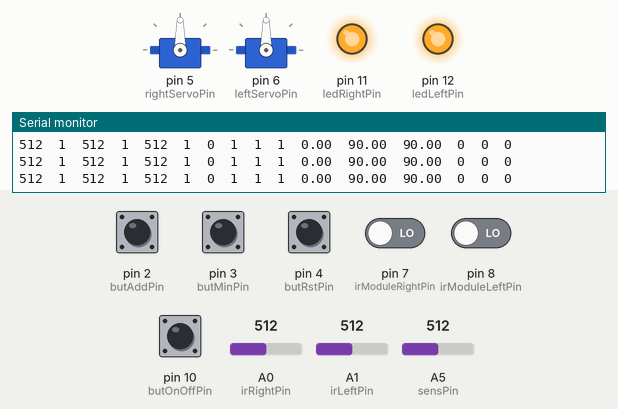
The sketch below on a simulated Arduino Uno, built with avr-gcc and run on an emulated ATmega328P. Shown: 2 × servo, output pins drawn as LEDs (lit = HIGH), the last lines printed to the serial monitor. The test bench sets the inputs (shaded band); at power-on: pin 2 (butAddPin), pin 3 (butMinPin), pin 4 (butRstPin), pin 10 (butOnOffPin) HIGH, pin 7 (irModuleRightPin), pin 8 (irModuleLeftPin) LOW, A0 (irRightPin) = 512, A1 (irLeftPin) = 512, A5 (sensPin) = 512.

Above: at 1.2 s.
1.3 s: A0 (irRightPin) set to 500
At 2.3 s:
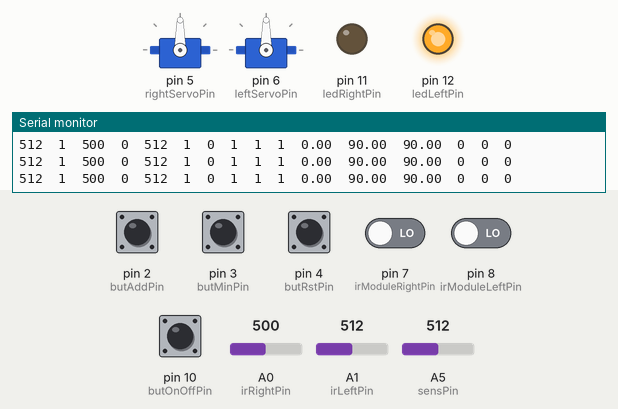
2.8 s: A1 (irLeftPin) set to 495
At 4.0 s:
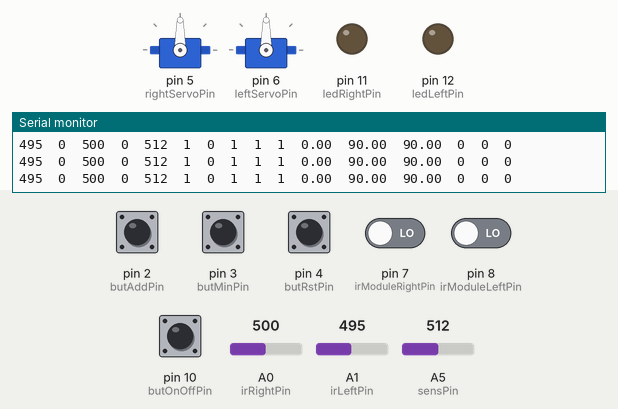
4.3 s: A0 (irRightPin) set to 1023
At 5.2 s:
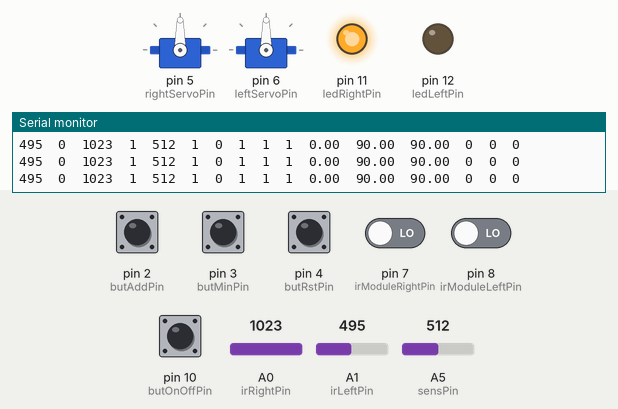
5.8 s: pin 10 (butOnOffPin) pulled LOW for 0.15 s
At 6.9 s:
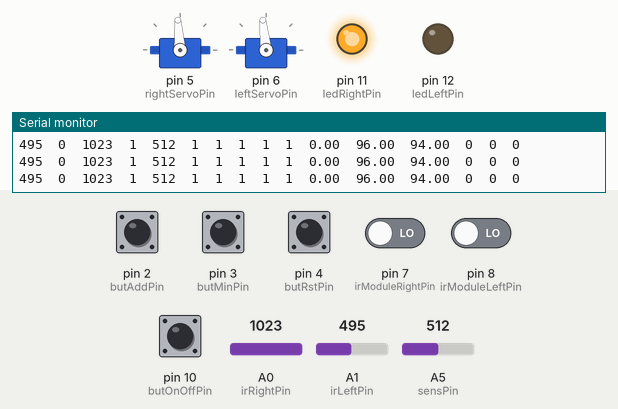
8.9 s: A5 (sensPin) set to 485
At 9.7 s:
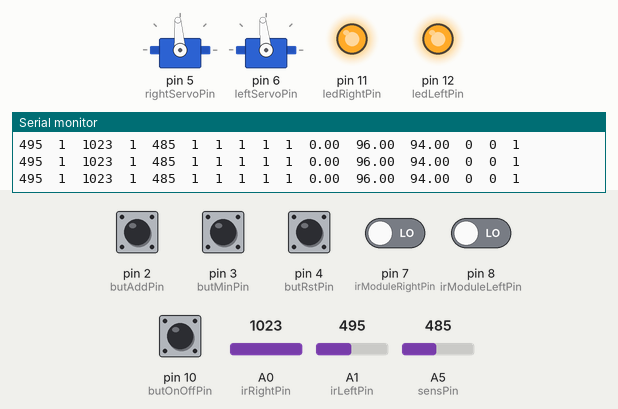
11.9 s: pin 7 (irModuleRightPin) driven HIGH
At 12.4 s:
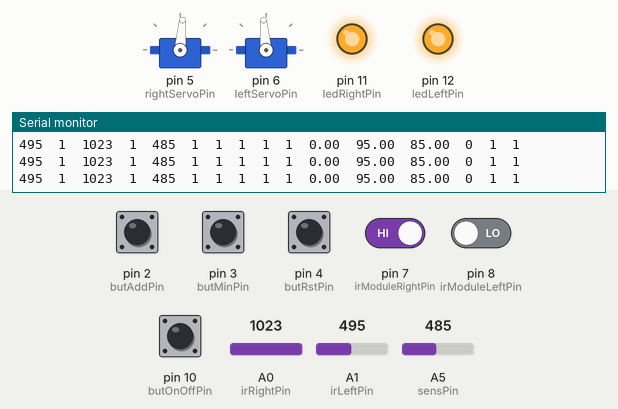
Timing chart, 0 to 14.4 s (numbered marks = the images above; inputs shaded):
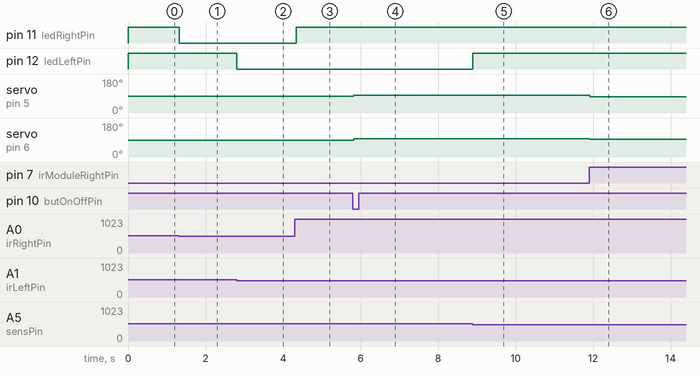

Measured:
- the behaviour switches between 512 and 511 on A0 (irRightPin) (found by bisection; images 0 and 1)
- the behaviour switches between 512 and 511 on A1 (irLeftPin) (found by bisection; images 1 and 2)
- the behaviour switches between 496 and 495 on A5 (sensPin) (found by bisection; images 4 and 5)
- after the input at 1.3 s, pin 11 (ledRightPin): HIGH → LOW at once
- after the input at 2.8 s, pin 12 (ledLeftPin): HIGH → LOW at once
- after the input at 4.3 s, pin 11 (ledRightPin): LOW → HIGH at once
- after the input at 5.8 s, servo on pin 5 (rightServoPin): 90° → 94° at once; servo on pin 6 (leftServoPin): 90° → 96° at once
- after the input at 8.9 s, pin 12 (ledLeftPin): LOW → HIGH at once
- after the input at 11.9 s, servo on pin 5 (rightServoPin): 94° → 85° at once; servo on pin 6 (leftServoPin): 96° → 95° at once

The sketch:

MARK-3-TASK-12-N-13-TEST--FINAL--SIMPLE.ino
```cpp
#include <Servo.h>

Servo rightServo;
#define rightServoPin 5
const float rightSpdStp = 90 ;
float rightSpd = rightSpdStp; // "90" is the input number at which the Servo doesn't move in either direction.

Servo leftServo;
#define leftServoPin 6
const float leftSpdStp = 90;
float leftSpd = leftSpdStp;

#define sensPin A5
int sensLvlRaw;

#define irRightPin A0
int valueRight;
#define ledRightPin 11
bool ledSwitchRight = 0; //active low (WHITE = LOW)

#define irLeftPin A1
int valueLeft;
#define ledLeftPin 12
bool ledSwitchLeft = 0; //active low (WHITE = LOW)

#define butOnOffPin 10 //active low
bool butOnOffState = 1;
bool lastButOnOffState = 1;
bool onOff = 0; //Variable to toggle on/off for the running of the main program. Default off.

#define butAddPin 2 // button to increase overall speeds. Active low.
bool butAddState = 1;
bool lastButAddState = 1;
#define butMinPin 3 // button to decrease overall speeds.
bool butMinState = 1;
bool lastButMinState = 1;
#define butRstPin 4 // button to reset to default speeds.
bool butRstState = 1;
bool lastButRstState = 1;
float spdOffset = 0; //speed offset from default.

#define irModuleRightPin 7
bool irModuleRightRead; //active low
#define irModuleLeftPin 8
bool irModuleLeftRead; //active low

bool part2Toggle = 0;

void setup() {
  // put your setup code here, to run once:
  Serial.begin(9600);
  rightServo.attach(rightServoPin);
  leftServo.attach(leftServoPin);

  pinMode(sensPin, INPUT);
  pinMode(irRightPin, INPUT);
  pinMode(ledRightPin, OUTPUT);
  pinMode(irLeftPin, INPUT);
  pinMode(ledLeftPin, OUTPUT);

  pinMode(butOnOffPin, INPUT_PULLUP);

  pinMode(butAddPin, INPUT_PULLUP);
  pinMode(butMinPin, INPUT_PULLUP);
  pinMode(butRstPin, INPUT_PULLUP);

  //Mark 3:
  pinMode(irModuleRightPin, INPUT);
  pinMode(irModuleLeftPin, INPUT);
}

void loop() {
  // put your main code here, to run repeatedly:
  //Reading:
  sensLvlRaw=analogRead(sensPin);

  valueRight = analogRead(irRightPin);//analogRead(irRightPin);
  valueLeft = analogRead(irLeftPin);

  butOnOffState = digitalRead(butOnOffPin);
  butAddState = digitalRead(butAddPin);
  butMinState = digitalRead(butMinPin);
  butRstState = digitalRead(butRstPin);

  irModuleRightRead = digitalRead(irModuleRightPin);
  irModuleLeftRead = digitalRead(irModuleLeftPin);

  //Code:
  if (valueRight<sensLvlRaw)
  {
    ledSwitchRight = 0;
  }
  else
  {
    ledSwitchRight = 1;
  }
  if (valueLeft<sensLvlRaw)
  {
    ledSwitchLeft = 0;
  }
  else
  {
    ledSwitchLeft = 1;
  }
  digitalWrite(ledRightPin, ledSwitchRight);
  digitalWrite(ledLeftPin, ledSwitchLeft);

  if (butOnOffState == LOW)
  {
    if (butOnOffState !=lastButOnOffState)
    {
      onOff = !onOff;
    }
  }
  lastButOnOffState = butOnOffState;

  if (butRstState == LOW)
  {
    if (butRstState != lastButRstState)
    {
      spdOffset = 0;
    }
   }
  lastButRstState = butRstState;

  if (butAddState == LOW)
  {
    if (butAddState != lastButAddState)
    {
      spdOffset ++;
    }
  }
 lastButAddState = butAddState;

 if (butMinState == LOW)
 {
    if (butMinState != lastButMinState)
    {
      spdOffset --;
    }
 }
 lastButMinState = butMinState;

  if (onOff == HIGH)
  {
    if (part2Toggle == LOW)
    {
      if (ledSwitchLeft == LOW && ledSwitchRight == LOW) //forward
      {
        rightSpd = rightSpdStp - (5 + spdOffset);
        leftSpd = leftSpdStp + (5 + spdOffset);
        rightServo.write(rightSpd);
        leftServo.write(leftSpd);
      }
      else if (ledSwitchLeft == HIGH && ledSwitchRight == LOW) //turn left
      {
        rightServo.write(rightSpdStp+ (4+spdOffset));
        leftServo.write(leftSpdStp-(4+spdOffset));
        rightSpd = rightSpdStp -(6 + spdOffset); // go
        leftSpd = leftSpdStp - (4 + spdOffset); // reverse
        rightServo.write(rightSpd);
        leftServo.write(leftSpd);

      }
      else if (ledSwitchRight == HIGH && ledSwitchLeft == LOW) //turn right
      {
          rightServo.write(rightSpdStp+(4+spdOffset));
          leftServo.write(leftSpdStp-(4+spdOffset));

          rightSpd = rightSpdStp + (4 + spdOffset); //reverse
          leftSpd = leftSpdStp + (6 + spdOffset); //go
          rightServo.write(rightSpd);
          leftServo.write(leftSpd);
      }
      else if (ledSwitchRight == HIGH && ledSwitchLeft == HIGH)
      {
        part2Toggle = HIGH;
        rightServo.write(rightSpdStp+(4+spdOffset));
        leftServo.write(leftSpdStp-(4+spdOffset));

        rightSpd = rightSpdStp + (4 + spdOffset); //reverse
        leftSpd = leftSpdStp + (6 + spdOffset); //go
        rightServo.write(rightSpd);
        leftServo.write(leftSpd);
      }
    }
    else if (part2Toggle == HIGH)
    {
      if (ledSwitchLeft == LOW && ledSwitchRight == LOW) //forward
      {
        rightSpd = rightSpdStp - (5 + spdOffset);
        leftSpd = leftSpdStp + (5 + spdOffset);
        rightServo.write(rightSpd);
        leftServo.write(leftSpd);
      }
      else if (ledSwitchLeft == HIGH && ledSwitchRight == LOW) //turn left
      {
        rightServo.write(rightSpdStp+ (4+spdOffset));
        leftServo.write(leftSpdStp-(4+spdOffset));
        rightSpd = rightSpdStp -(6 + spdOffset); // go
        leftSpd = leftSpdStp - (4 + spdOffset); // reverse
        rightServo.write(rightSpd);
        leftServo.write(leftSpd);

      }
      else if (ledSwitchRight == HIGH && ledSwitchLeft == LOW) //turn right
      {
          rightServo.write(rightSpdStp+(4+spdOffset));
          leftServo.write(leftSpdStp-(4+spdOffset));

          rightSpd = rightSpdStp + (4 + spdOffset); //reverse
          leftSpd = leftSpdStp + (6 + spdOffset); //go
          rightServo.write(rightSpd);
          leftServo.write(leftSpd);
      }
      //if robot still on Task 8
      else if (ledSwitchRight == HIGH && ledSwitchLeft == HIGH && irModuleRightRead == LOW && irModuleLeftRead == HIGH)
      {
        rightServo.write(rightSpdStp+(4+spdOffset));
        leftServo.write(leftSpdStp-(4+spdOffset));

        rightSpd = rightSpdStp + (4 + spdOffset); //reverse
        leftSpd = leftSpdStp + (6 + spdOffset); //go
        rightServo.write(rightSpd);
        leftServo.write(leftSpd);
      }
      //TASK 12
      else if (ledSwitchRight == HIGH && ledSwitchLeft == HIGH && irModuleRightRead == HIGH && irModuleLeftRead == LOW)
      {
        rightSpd = rightSpdStp - (5 + spdOffset);
        leftSpd = leftSpdStp + (5 + spdOffset);
        rightServo.write(rightSpd);
        leftServo.write(leftSpd);
      }
      //TASK 13
      else if (ledSwitchRight == HIGH && ledSwitchLeft == HIGH && irModuleRightRead == HIGH && irModuleLeftRead == HIGH)
      {
        rightSpd = rightSpdStp;
        leftSpd = leftSpdStp;
        rightServo.write(rightSpd);
        leftServo.write(leftSpd);
      }
    }
  }
  else
  {
    rightSpd = rightSpdStp;
    leftSpd = leftSpdStp;
    rightServo.write(rightSpd);
    leftServo.write(leftSpd);
  }

  Serial.print(valueLeft);
  Serial.print("\t");
  Serial.print(ledSwitchLeft);
  Serial.print("\t");
  Serial.print(valueRight);
  Serial.print("\t");
  Serial.print(ledSwitchRight);
  Serial.print("\t");
  Serial.print(sensLvlRaw);
  Serial.print("\t");
  Serial.print(butOnOffState);
  Serial.print("\t");
  Serial.print(onOff);
  Serial.print("\t");
  Serial.print(butAddState);
  Serial.print("\t");
  Serial.print(butMinState);
  Serial.print("\t");
  Serial.print(butRstState);
  Serial.print("\t");
  Serial.print(spdOffset);
  Serial.print("\t");
  Serial.print(leftSpd);
  Serial.print("\t");
  Serial.print(rightSpd);
  Serial.print("\t");
  Serial.print(irModuleLeftRead);
  Serial.print("\t");
  Serial.print(irModuleRightRead);
  Serial.print("\t");
  Serial.println(part2Toggle);

  delay(50);
}
```
